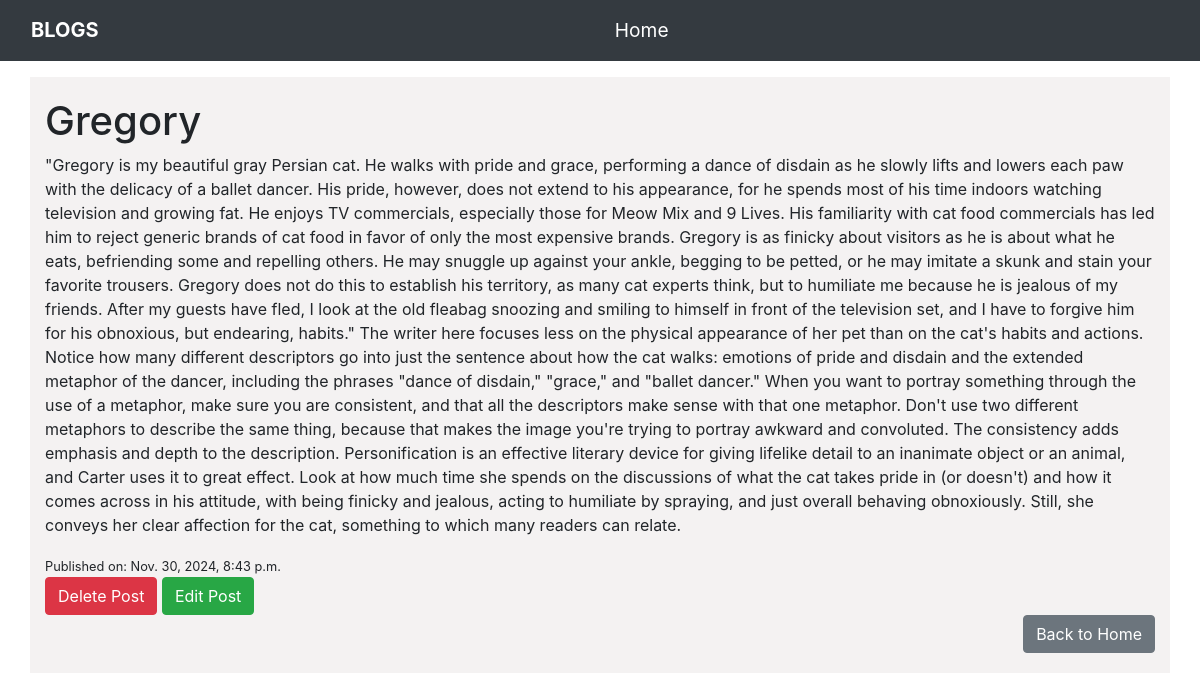
The page /post/22/ (signed in) on the database its author committed.
### my_app/models.py (models this page shows)
class Post(models.Model):
    title = models.CharField(max_length=50,null=True,blank=True)
    content = models.TextField()
    author = models.ForeignKey(User, on_delete=models.SET_NULL, null=True, blank=True)
    published = models.DateTimeField(auto_now_add=True)

### my_app/views.py (the view)
# urls.py: path("post/<int:id>/",views.post_detail,name='post_detail'),
def post_detail(request,id):
    if not request.user.is_authenticated:
        messages.error(request,'You Must Login First')
        return redirect('login_view')
    try:
        post = get_object_or_404(Post,id=id)
        return render(request,'post_detail_page.html',{'post': post})
    except Exception as e:
        messages.error(request,f'Error Occured:{str(e)}')
        return redirect('home_page')

### my_app/templates/post_detail_page.html (shortened to what this page needs)
<!doctype html>
<html lang="en">
<head>
    {% load static %}
    <link rel="stylesheet" href="{% static 'post_detail_page.css'%}">
    <link rel="stylesheet" href="https://stackpath.bootstrapcdn.com/bootstrap/4.3.1/css/bootstrap.min.css"
>
</head>
<body>
    <form method="POST">
        <div class='post_detail'>
            <nav class="navbar navbar-expand-lg navbar-dark bg-dark">
                <div class="container-fluid">
                    <a class="navbar-brand" href="{% url 'home_page' %}">BLOGS</a>
                    <div class="mx-auto">
                        <a class="nav-link active text-white" href="{% url 'home_page' %}">Home</a>
                    </div>
                </div>
            </nav>
        </div>
        <div class="container mt-3">
            <h1>{{ post.title }}</h1>
            <p>{{ post.content }}</p>
            <small>Published on: {{ post.published }}</small>
            <div>
                <a class="btn btn-danger" href="{% url 'delete_post' post.id %}" role="button">Delete Post</a>
                <a class="btn btn-success" href="{% url 'edit_post' post.id %}" role="button">Edit Post</a>
            </div>
    </form>
    <div class="back">
        <a class="btn btn-secondary" href="{% url 'home_page' %}" role="button">Back to Home</a>
    </div>
</body>
</html>

### my_app/static/post_detail_page.css (style rules this page uses)
* { margin: 0; padding: 0; box-sizing: border-box; }
body { min-height:100vh !important; overflow-y: scroll; }
.navbar-brand { font-size: 1.5rem; font-weight: bold; color: white; }
.nav-link { font-size: 1.2rem; }
.container { background-color: rgb(166 147 147 / 12%); padding: 20px; }
.back { display: flex; justify-content: flex-end; }

### rows shown on the page
Post: title "Gregory", content "\"Gregory is my beautiful gray Persian cat. He walks with pride and grace, performing a dance of disdain as he slowly lifts and lowers each paw with the delicacy of a ballet dancer. His pride, however, does not extend to his appearance, for he spends most of his time indoors watching television and growing fat. He enjoys TV commercials, especially those for Meow Mix and 9 Lives. His familiarity with cat food commercials has led him to reject generic brands of cat food in favor of only the most expensive brands. Gregory is as finicky about visitors as he is about what he eats, befriending some and repelling others. He may snuggle up against your ankle, begging to be petted, or he may imitate…", published "Nov. 30, 2024, 8:43 p.m."
